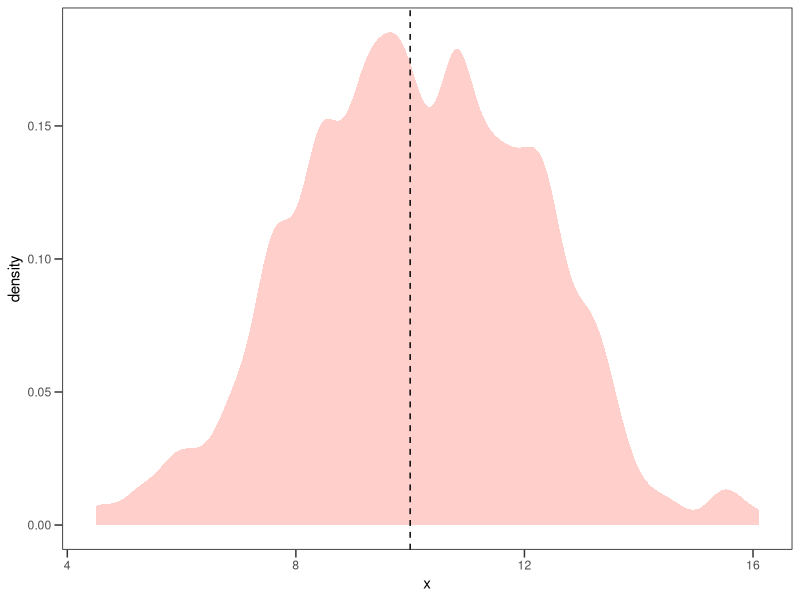
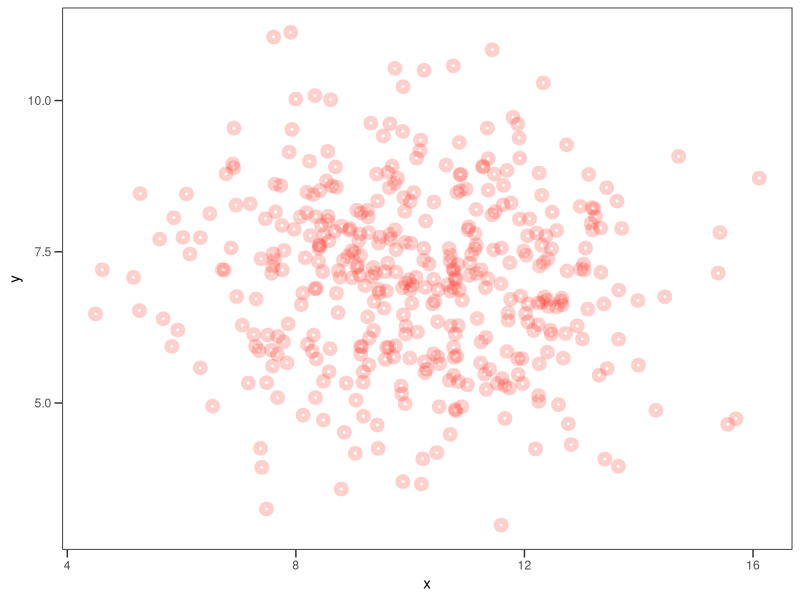
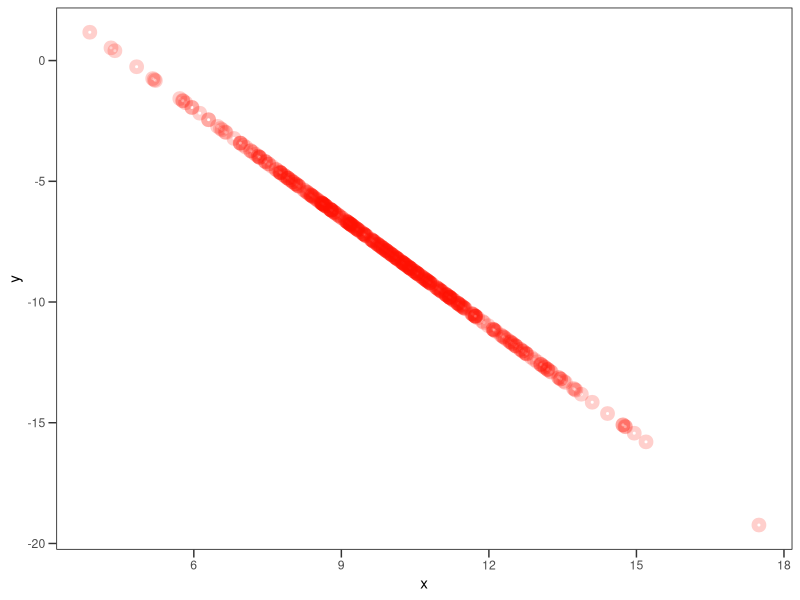
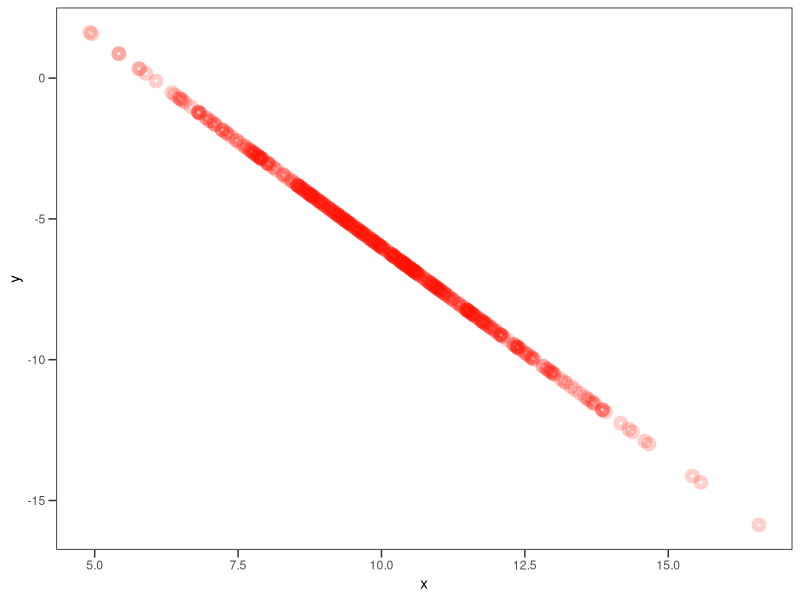
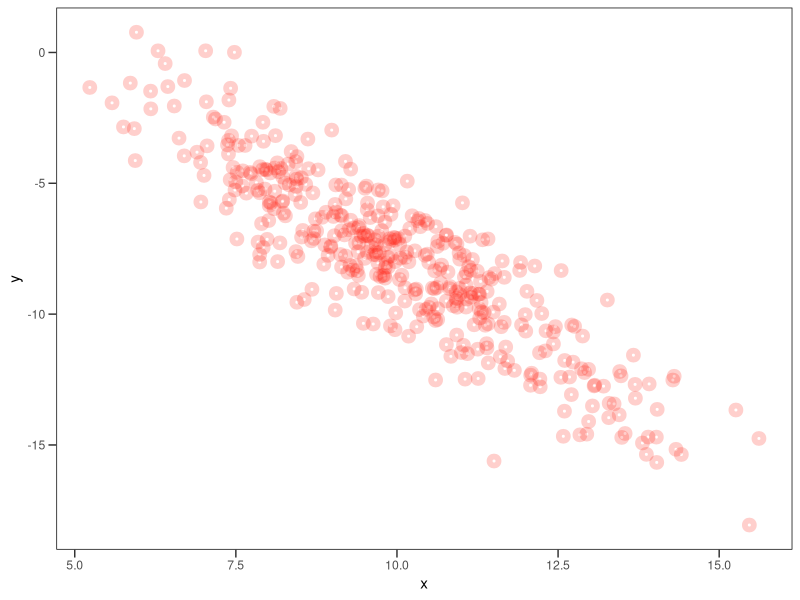
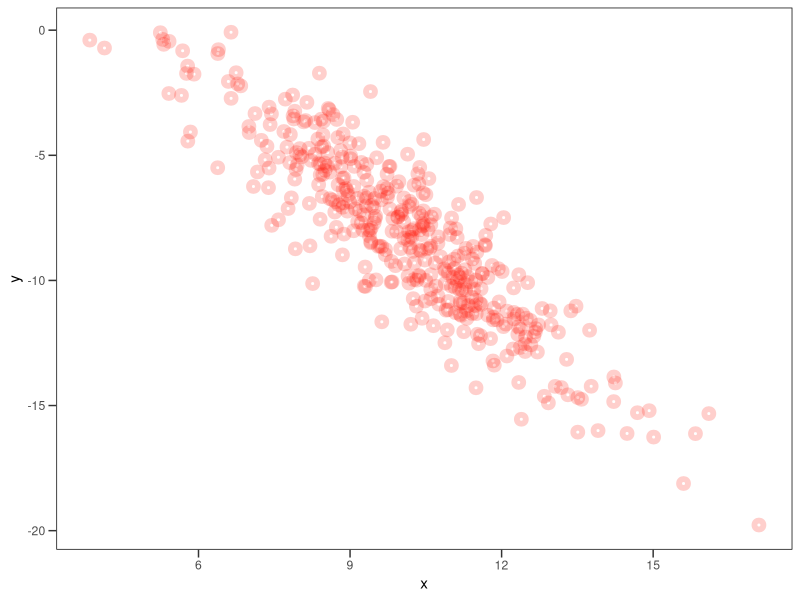
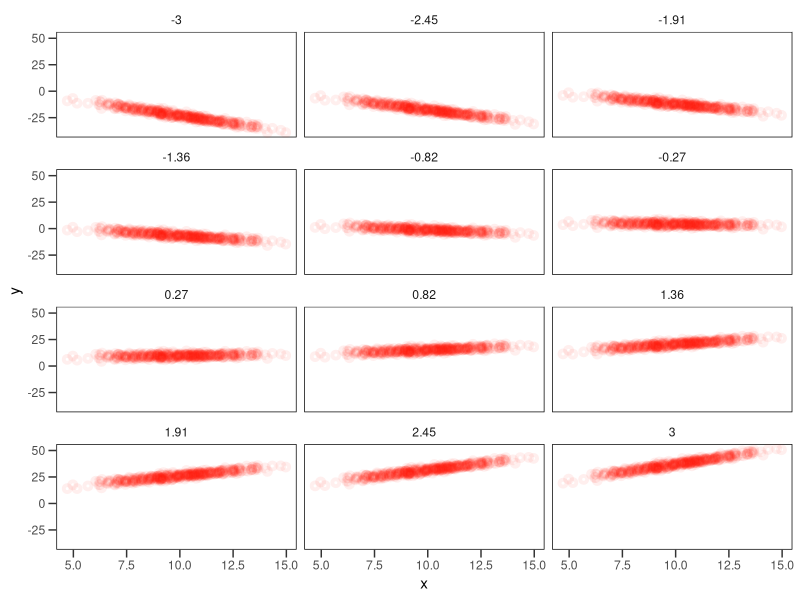
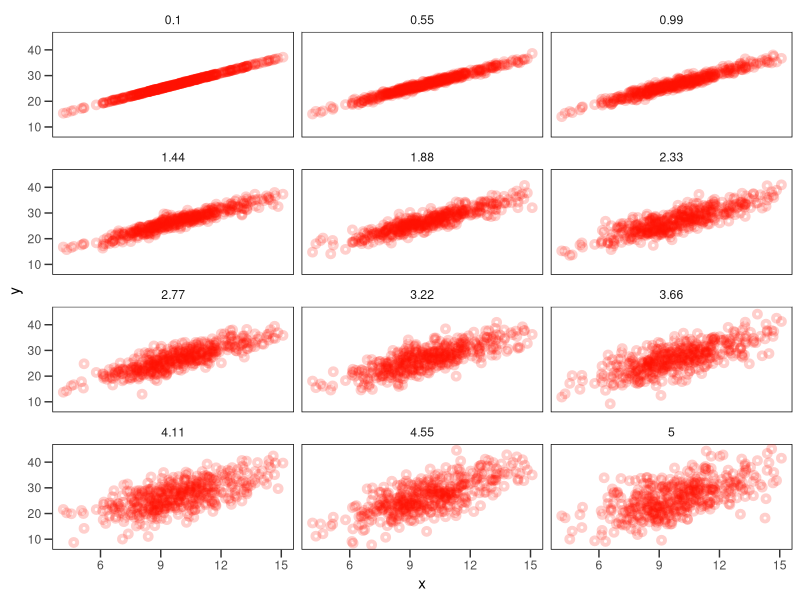

Generate these figures, in order, with R:
## ---- chunk 1
library(tidyverse)
ptheme = theme( panel.background = element_rect(color='black', fill='white'), 
                panel.grid = element_blank(), 
                strip.background = element_rect(color=NA,fill='white'),
                axis.ticks.length = unit(2, 'mm'))

## ---- chunk 2
N = 400
x = rnorm( n=N, mean=10, sd=2 )
## ---- chunk 3
ggplot( data = data.frame(x) ) + stat_density( aes(x=x), adjust=0.5, fill='#ff110033' ) + geom_vline( xintercept = 10, lty=2 ) + ptheme
## ---- chunk 4
y = rnorm( n=N, mean=7, sd=1.5 )
## ---- chunk 5
ggplot( data.frame(x,y) ) + geom_point( aes(x=x, y=y), stroke=3, size=1, pch=21, color='#ff110033' ) + ptheme
## ---- chunk 6
d = data.frame(x,y)
model1 = glm( formula = y ~ x, data=d, family = gaussian ) 
summary(model1)
## ---- chunk 7
linear = function( x, b0, b1 ) {
    y = b0 + b1*x
    data.frame(x,y)
}
## ---- chunk 8
x = rnorm( n=N, mean=10, sd=2 )
sim1 = linear( x=x, b0 = 7, b1 = -1.5 )
## ---- chunk 9
ggplot( data=sim1 ) + geom_point( aes(x=x, y=y), stroke=3, size=1, pch=21, color='#ff110033' ) + ptheme
## ---- chunk 10
linear = function( x, b0, b1, e ) {
    y = b0 + b1*x + e
    data.frame(x,y)
}
## ---- chunk 11
x = rnorm( n=N, mean=10, sd=2 )
sim1 = linear( x=x, b0 = 7, b1 = -1.5, e = 2 )
## ---- chunk 12
ggplot( data=sim1 ) + geom_point( aes(x=x, y=y), stroke=3, size=1, pch=21, color='#ff110033' ) + ptheme
## ---- chunk 13
x = rnorm( n=N, mean=10, sd=2 )
e = rnorm( n=N, mean=0, sd=1.5 )
sim1 = linear( x=x, b0 = 7, b1 = -1.5, e=e )
## ---- chunk 14
ggplot( data=sim1 ) + geom_point( aes(x=x, y=y), stroke=3, size=1, pch=21, color='#ff110033' ) + ptheme
## ---- chunk 15
x = rnorm( n=N, mean=10, sd=2 )
sim1 = linear( x=x, b0 = rnorm( n=N, mean=7, sd=1.5), b1 = -1.5, e=0 )
## ---- chunk 16
ggplot( data=sim1 ) + geom_point( aes(x=x, y=y), stroke=3, size=1, pch=21, color='#ff110033' ) + ptheme
## ---- chunk 17
model1 = glm( formula = y ~ x, data=sim1, family = gaussian ) 
summary(model1)
## ---- chunk 18
x = rnorm( n=N, mean=10, sd=2 )
e = rnorm( n=N, mean=0, sd=1.5 )
b1 = seq( from=-3, to=3, length=12 )

L = list()
for( i in seq_along(b1) ) {
    out = linear( x=x, b0 = 7, b1 = b1[i], e=e )
    out$b1 = round(b1[i], 2)
    L[[i]] = out
}
## ---- chunk 19
head(L[[1]])
## ---- chunk 20
ldf = bind_rows(L)
## ---- chunk 21
ggplot( data=ldf, aes(x=x, y=y) ) + ptheme + 
    geom_point( stroke=2, size=1, pch=21, color='#ff110011') + 
    facet_wrap(~b1, nrow = 4)
## ---- chunk 22
x = rnorm( n=N, mean=10, sd=2 )
e = seq( from=0.1, to=5, length=12)

L = list()
for( i in seq_along(e) ) {
    out = linear( x=x, b0 = 7, b1 = 2, e= rnorm(n=N, mean=0, sd = e[i]) )
    out$e = round(e[i], 2)
    L[[i]] = out
}
ldf = bind_rows(L)
ggplot( data=ldf, aes(x=x, y=y) ) + ptheme + 
    geom_point( stroke=2, size=1, pch=21, color='#ff110033') + 
    facet_wrap(~e, nrow = 4)
